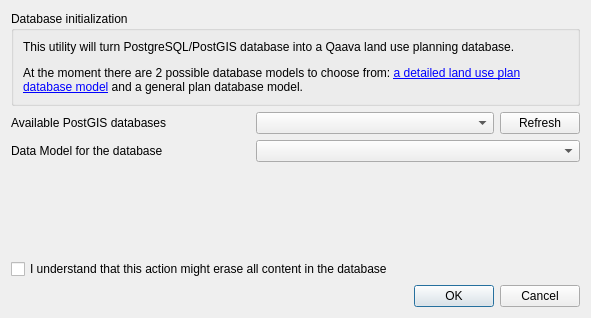
<?xml version="1.0" encoding="UTF-8"?>
<ui version="4.0">
 <class>InitializeDatabase</class>
 <widget class="QDialog" name="InitializeDatabase">
  <property name="geometry">
   <rect>
    <x>0</x>
    <y>0</y>
    <width>591</width>
    <height>318</height>
   </rect>
  </property>
  <property name="windowTitle">
   <string>Initialize Qaava database</string>
  </property>
  <layout class="QVBoxLayout" name="verticalLayout_3">
   <item>
    <layout class="QVBoxLayout" name="verticalLayout">
     <item>
      <widget class="QGroupBox" name="groupBox">
       <property name="title">
        <string>Database initialization</string>
       </property>
       <layout class="QVBoxLayout" name="verticalLayout_2">
        <item>
         <widget class="QLabel" name="label_3">
          <property name="text">
           <string>&lt;html&gt;&lt;head/&gt;&lt;body&gt;&lt;p&gt;This utility will turn PostgreSQL/PostGIS database into
            a Qaava land use planning database. &lt;/p&gt;&lt;p&gt;At the moment there are 2 possible database models to
            choose from: &lt;a href=&quot;https://github.com/GispoCoding/qaava/tree/master/asemakaavan-tietomalli&quot;&gt;&lt;span
            style=&quot; text-decoration: underline; color:#0000ff;&quot;&gt;a detailed land use plan database model&lt;/span&gt;&lt;/a&gt;
            and a general plan database model.&lt;/p&gt;&lt;/body&gt;&lt;/html&gt;
           </string>
          </property>
          <property name="wordWrap">
           <bool>true</bool>
          </property>
         </widget>
        </item>
       </layout>
      </widget>
     </item>
     <item>
      <layout class="QGridLayout" name="gridLayout">
       <item row="0" column="0">
        <widget class="QLabel" name="dbLabel">
         <property name="text">
          <string>Available PostGIS databases</string>
         </property>
        </widget>
       </item>
       <item row="0" column="1">
        <widget class="QComboBox" name="dbComboBox">
         <property name="currentText">
          <string/>
         </property>
        </widget>
       </item>
       <item row="1" column="0">
        <widget class="QLabel" name="dmLabel">
         <property name="text">
          <string>Data Model for the database</string>
         </property>
        </widget>
       </item>
       <item row="1" column="1" colspan="2">
        <widget class="QComboBox" name="dmComboBox"/>
       </item>
       <item row="0" column="2">
        <widget class="QPushButton" name="refreshPushButton">
         <property name="sizePolicy">
          <sizepolicy hsizetype="Fixed" vsizetype="Fixed">
           <horstretch>0</horstretch>
           <verstretch>0</verstretch>
          </sizepolicy>
         </property>
         <property name="text">
          <string>Refresh</string>
         </property>
        </widget>
       </item>
      </layout>
     </item>
     <item>
      <spacer name="verticalSpacer">
       <property name="orientation">
        <enum>Qt::Vertical</enum>
       </property>
       <property name="sizeHint" stdset="0">
        <size>
         <width>20</width>
         <height>40</height>
        </size>
       </property>
      </spacer>
     </item>
     <item>
      <layout class="QHBoxLayout" name="horizontalLayout">
       <item>
        <widget class="QCheckBox" name="agreedCheckBox">
         <property name="text">
          <string>I understand that this action might erase all content in the database</string>
         </property>
        </widget>
       </item>
      </layout>
     </item>
    </layout>
   </item>
   <item>
    <widget class="QDialogButtonBox" name="buttonBox">
     <property name="orientation">
      <enum>Qt::Horizontal</enum>
     </property>
     <property name="standardButtons">
      <set>QDialogButtonBox::Cancel|QDialogButtonBox::Ok</set>
     </property>
    </widget>
   </item>
  </layout>
 </widget>
 <resources/>
 <connections>
  <connection>
   <sender>buttonBox</sender>
   <signal>accepted()</signal>
   <receiver>InitializeDatabase</receiver>
   <slot>accept()</slot>
   <hints>
    <hint type="sourcelabel">
     <x>248</x>
     <y>254</y>
    </hint>
    <hint type="destinationlabel">
     <x>157</x>
     <y>274</y>
    </hint>
   </hints>
  </connection>
  <connection>
   <sender>buttonBox</sender>
   <signal>rejected()</signal>
   <receiver>InitializeDatabase</receiver>
   <slot>reject()</slot>
   <hints>
    <hint type="sourcelabel">
     <x>316</x>
     <y>260</y>
    </hint>
    <hint type="destinationlabel">
     <x>286</x>
     <y>274</y>
    </hint>
   </hints>
  </connection>
 </connections>
</ui>
